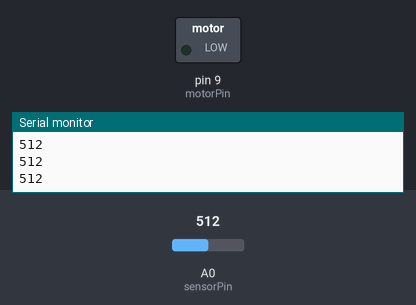
Recording of a sketch running on a simulated Arduino Uno, built with avr-gcc and run on an emulated ATmega328P. Shown: switched loads named in the sketch (green lamp = pin HIGH), the last lines printed to the serial monitor. Inputs (shaded band) come from the test bench; at power-on: A0 (sensorPin) = 512.

Above: at 1.2 s.
1.3 s: A0 (sensorPin) set to 408
2.8 s: A0 (sensorPin) set to 385
At 3.4 s:
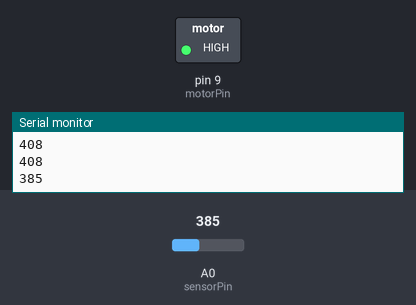
4.3 s: A0 (sensorPin) set to 410
At 6.9 s:
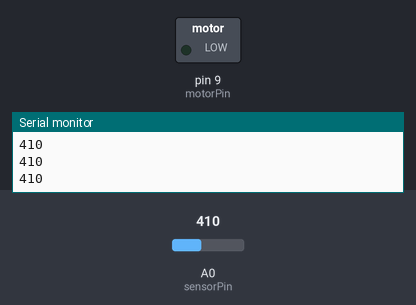
7.3 s: A0 (sensorPin) set to 390
At 7.9 s:
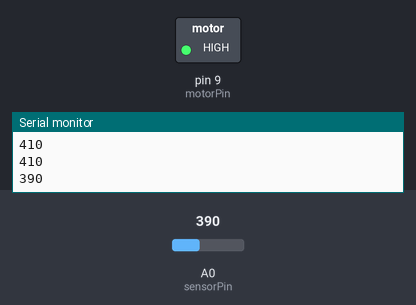
Timing chart, 0 to 9.8 s (numbered marks = the images above; inputs shaded):
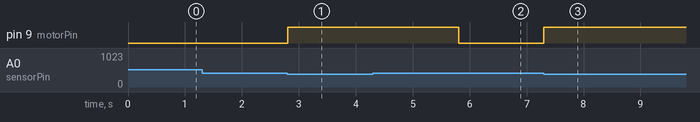

The sketch:

laser_tripwire.ino
```cpp
const int sensorPin = 0;
const int motorPin = 9;

// We'll also set up some global variables for the light level:
int lightLevel;

void setup()
{
  pinMode(motorPin, OUTPUT);    // Set up the LED pin to be an output.
  Serial.begin(9600);
}

void loop()
{
  lightLevel = analogRead(sensorPin);  // reads the voltage on the sensorPin
  Serial.print(lightLevel);
  Serial.print('\n');

  if(lightLevel < 400)
  {
    analogWrite(motorPin, 255); // turn the motor on (full speed)
    delay(3000);                // delay for onTime milliseconds
    analogWrite(motorPin, 0);  // turn the motor off
  }
}
```

Measured:
- the behaviour switches between 400 and 399 on A0 (sensorPin) (found by bisection; images 0 and 1)
- after the input at 2.8 s, pin 9 (motorPin): LOW → HIGH at once
- after the input at 4.3 s, pin 9 (motorPin): HIGH → LOW after 1.5 s
- after the input at 7.3 s, pin 9 (motorPin): LOW → HIGH at once
